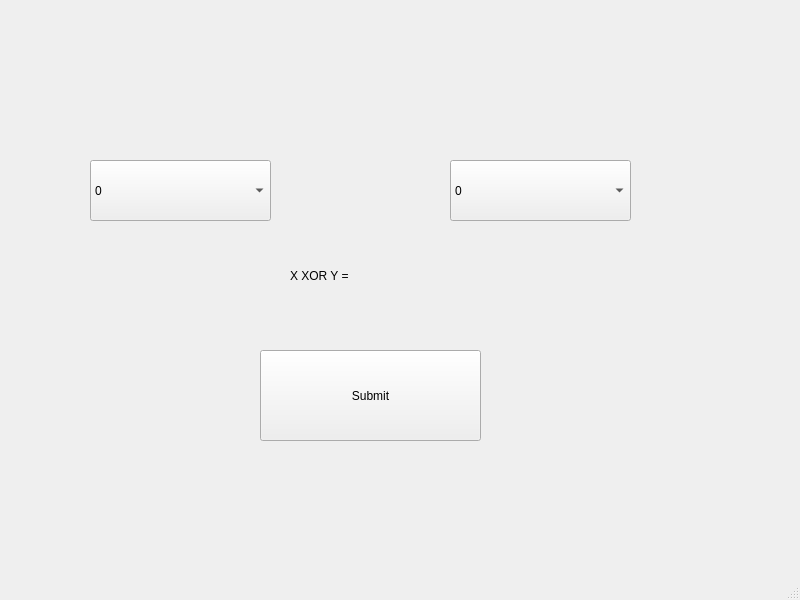
<?xml version="1.0" encoding="UTF-8"?>
<ui version="4.0">
 <class>MainWindow</class>
 <widget class="QMainWindow" name="MainWindow">
  <property name="geometry">
   <rect>
    <x>0</x>
    <y>0</y>
    <width>800</width>
    <height>600</height>
   </rect>
  </property>
  <property name="windowTitle">
   <string>MainWindow</string>
  </property>
  <widget class="QWidget" name="centralwidget">
   <widget class="QComboBox" name="comboX">
    <property name="geometry">
     <rect>
      <x>90</x>
      <y>160</y>
      <width>181</width>
      <height>61</height>
     </rect>
    </property>
    <item>
     <property name="text">
      <string>0</string>
     </property>
    </item>
    <item>
     <property name="text">
      <string>1</string>
     </property>
    </item>
   </widget>
   <widget class="QComboBox" name="comboY">
    <property name="geometry">
     <rect>
      <x>450</x>
      <y>160</y>
      <width>181</width>
      <height>61</height>
     </rect>
    </property>
    <item>
     <property name="text">
      <string>0</string>
     </property>
    </item>
    <item>
     <property name="text">
      <string>1</string>
     </property>
    </item>
   </widget>
   <widget class="QPushButton" name="pushButton">
    <property name="geometry">
     <rect>
      <x>260</x>
      <y>350</y>
      <width>221</width>
      <height>91</height>
     </rect>
    </property>
    <property name="text">
     <string>Submit</string>
    </property>
   </widget>
   <widget class="QLabel" name="label">
    <property name="geometry">
     <rect>
      <x>290</x>
      <y>230</y>
      <width>141</width>
      <height>91</height>
     </rect>
    </property>
    <property name="text">
     <string>X XOR Y =</string>
    </property>
   </widget>
  </widget>
  <widget class="QMenuBar" name="menubar">
   <property name="geometry">
    <rect>
     <x>0</x>
     <y>0</y>
     <width>800</width>
     <height>22</height>
    </rect>
   </property>
  </widget>
  <widget class="QStatusBar" name="statusbar"/>
 </widget>
 <resources/>
 <connections/>
</ui>
